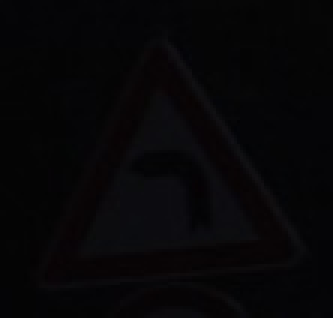
#> input picture report/images/gtsrb/problems/class19_00004_00029.jpg, 111 x 106 px, found by its file name (shown 3 times larger)
$ jupyter execute demonstrate-autocontrast.ipynb
#> lines starting #> are read from the running program, lines starting #| are printed output that depends on the picture
[cell 1]
import PIL.Image
import PIL.ImageOps

in_file = '/media/sf_Masterarbeit/master-thesis/report/images/gtsrb/problems/class19_00004_00029.jpg'
out_file = '/media/sf_Masterarbeit/master-thesis/report/images/gtsrb/problems/class19_00004_00029_normalized_contrast.jpg'

image = PIL.Image.open(in_file)
#> image is the input picture: PIL image 111x106 RGB; mean R, G, B 6.7, 5.9, 7.3
image = PIL.ImageOps.autocontrast(image)
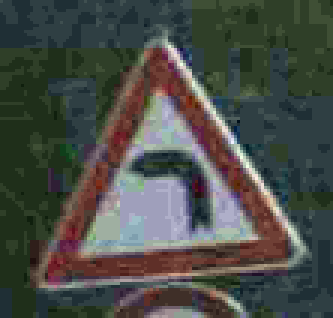
#> image: PIL image 111x106 RGB (shown 3 times larger); mean R, G, B 73.6, 76.9, 71.3

image.save(out_file)


$ run again, with report/images/gtsrb/problems/class26_00004_00029.jpg copied over report/images/gtsrb/problems/class19_00004_00029.jpg
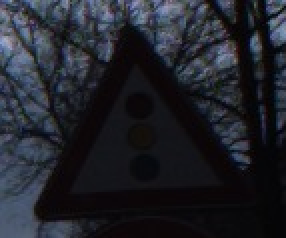
#> input picture report/images/gtsrb/problems/class26_00004_00029.jpg, 143 x 119 px, found by its file name (shown 2 times larger)
#> image is the input picture: PIL image 143x119 RGB; mean R, G, B 32.9, 35, 42.7
#> `image = PIL.ImageOps.autocontrast(image)`:
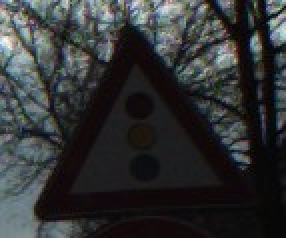
#> image: PIL image 143x119 RGB (shown 2 times larger); mean R, G, B 49.2, 51.1, 52.1
